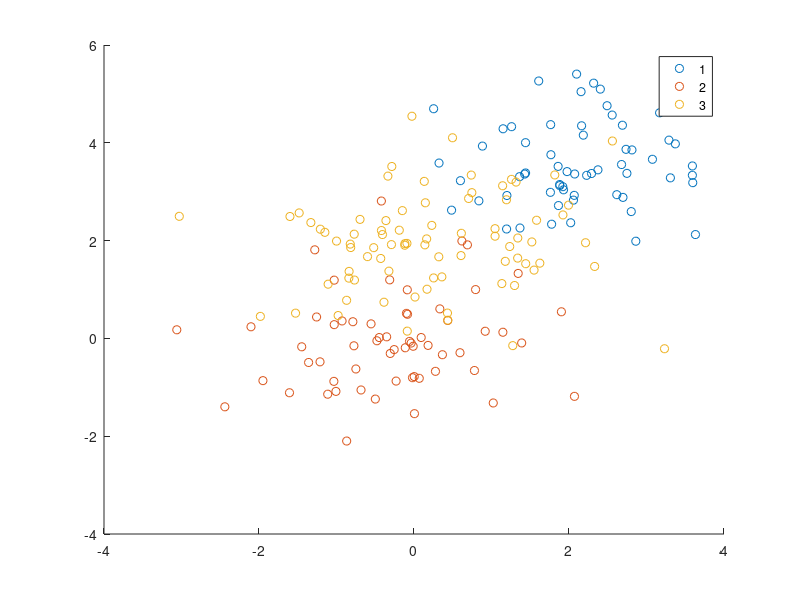

Source code (MATLAB): (Note: this script raises an error after producing the figure.)
% EC 414 Introduction to Machine Learning
% Spring 2022
% Homework 2
% by Stefan Lütschg
% U27846111
% Nearest Neighbor Classifier
%
% Problem 2.5 a, b, c, d


clc, clear, close all

fprintf("==== Loading data_knnSimulation.mat\n");
load("data_knnSimulation.mat")

Ntrain = size(Xtrain,1);

%% a) Plotting
% include a scatter plot
% MATLAB function: gscatter()
gscatter(Xtrain(:,1),Xtrain(:,2),ytrain);
ax = gca;
ax.FontSize = 20;
grid on;
% label axis and include title
xlabel('X_1','FontSize',14,'FontWeight','bold')
ylabel('X_2','FontSize',14,'FontWeight','bold')
title('Training Data','FontSize',14)


%% b)Plotting Probabilities on a 2D map
K = 10;
% specify grid
[Xgrid, Ygrid]=meshgrid([-3.5:0.1:6],[-3:0.1:6.5]);
Xtest = [Xgrid(:),Ygrid(:)];
[Ntest,dim]=size(Xtest);
% compute probabilities of being in class 2 for each point on grid
distances10 = zeros(Ntest,Ntrain);
for i = 1:Ntest
    for j = 1:Ntrain
        distances10(i,j) = sqrt((Xtrain(j,1) - Xtest(i,1))^2 + (Xtrain(j,2) - Xtest(i,2))^2);
     
    end
    
end
dist_sorted = sort(distances10,2,'ascend');
closest_10 = dist_sorted(:,1:K); % Smallest 10 distances
count_of_twos = zeros(Ntest,1);
for i = 1:Ntest
    for j = 1:Ntrain
        for k = 1 : K
            if distances10(i,j) == closest_10(i,k) && ytrain(j) == 2
                count_of_twos(i) = count_of_twos(i) + 1;
            end
        end
    end
end
probabilities_2 = count_of_twos / K;
% Figure for class 2
figure
class2ProbonGrid = reshape(probabilities_2,size(Xgrid));
contourf(Xgrid,Ygrid,class2ProbonGrid);
colorbar;
% remember to include title and labels!
xlabel('X_1','FontSize',20,'FontWeight','bold')
ylabel('X_2','FontSize',20,'FontWeight','bold')
title('$\hat{p}(y = 2 | \textbf{x})$','FontSize',20,'interpreter','latex')
ax = gca;
ax.FontSize = 20;


% repeat steps above for class 3 below
count_of_threes = zeros(Ntest,1);
for i = 1:Ntest
    for j = 1:Ntrain
        for k = 1 : K
            if distances10(i,j) == closest_10(i,k) && ytrain(j) == 3
                count_of_threes(i) = count_of_threes(i) + 1;
            end
        end
    end
end
probabilities3 = count_of_threes / K;
figure;
class3ProbonGrid = reshape(probabilities3,size(Xgrid));
contourf(Xgrid,Ygrid,class3ProbonGrid);
colorbar;
xlabel('X_1','FontSize',20,'FontWeight','bold')
ylabel('X_2','FontSize',20,'FontWeight','bold')
title('$\hat{p}(y = 3 | \textbf{x})$','FontSize',20,'interpreter','latex')
ax = gca;
ax.FontSize = 20;
%% c) Class label predictions
K = 1 ; % K = 1 case

% compute predictions 
min_distances = zeros(Ntest,K);
idx = zeros(Ntest,1);
ypred = zeros(Ntest,1);
for i = 1:Ntest
    [min_distancesI, idxI] = min(distances10(i,:));
    min_distances(i) = min_distancesI;
    idx(i) = idxI;
    ypred(i) = ytrain(idx(i));
end


figure
gscatter(Xgrid(:),Ygrid(:),ypred,'rgb')
xlim([-3.5,6]);
ylim([-3,6.5]);
% remember to include title and labels!
xlabel('X_1','FontSize',20,'FontWeight','bold')
ylabel('X_2','FontSize',20,'FontWeight','bold')
title('$h_{1NN}(\textbf{x})$','FontSize',20,'interpreter','latex')
ax = gca;
ax.FontSize = 20;

% repeat steps above for the K=5 case. Include code for this below.
K = 5;
min_distances_5 = dist_sorted(:,1:K);
ypred_5 = zeros(Ntest,K);
for i = 1:Ntest
    for j = 1:Ntrain
        for k = 1 : K
            if distances10(i,j) == min_distances_5(i,k) 
                ypred_5(i,k) = ytrain(j);
            end
        end
    end
end
ypred = mode(ypred_5,2);
figure
gscatter(Xgrid(:),Ygrid(:),ypred,'rgb')
xlim([-3.5,6]);
ylim([-3,6.5]);
% remember to include title and labels!
xlabel('X_1','FontSize',20,'FontWeight','bold')
ylabel('X_2','FontSize',20,'FontWeight','bold')
title('$h_{5NN}(\textbf{x})$','FontSize',20,'interpreter','latex')
ax = gca;
ax.FontSize = 20;
%% d) LOOCV CCR computations

for k = 1:2:11
    % determine leave-one-out predictions for k
    %ypred = 


    % compute confusion matrix
    conf_mat = confusionmat(Ygrid(:), ypred);
    % from confusion matrix, compute CCR
    %CCR = 
    
    % below is logic for collecting CCRs into one vector
    if k == 1
        CCR_values = CCR;
    else
        CCR_values = [CCR_values, CCR];
    end
end

% plot CCR values for k = 1,3,5,7,9,11
% label x/y axes and include title
